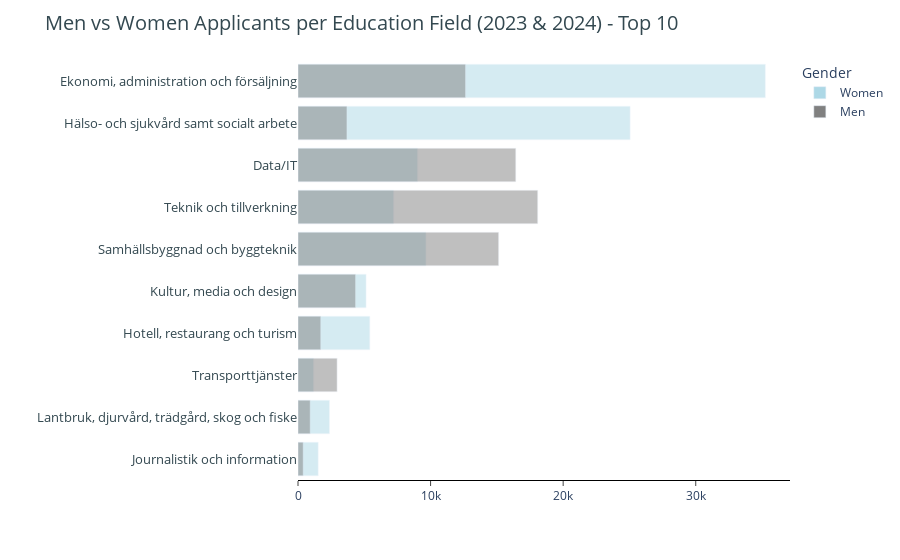

The cell this chart's notebook holds for it:
### Code cell
import pandas as pd
import plotly.express as px

df = pd.read_excel("data/Utbildningsansökning_age.xlsx", sheet_name='Education')

# Clean and convert numbers
for col in ['Total', 'Women', 'Men']:
    df[col] = df[col].astype(str).str.replace(' ', '').astype(int)

# Filter for the years 2023 and 2024
df_filtered = df[df['Year'].isin([2023, 2024])].copy()  # Create a copy to avoid the warning

# Calculate total applicants per Education for both years
df_filtered['TotalApplicants'] = df_filtered['Women'] + df_filtered['Men']

# Group by Education and sum the applicants from both years
df_grouped = df_filtered.groupby('Education').agg(
    Women=('Women', 'sum'),
    Men=('Men', 'sum'),
    TotalApplicants=('TotalApplicants', 'sum')
).reset_index()

# Get top 10 education fields by total applicants
top_10 = df_grouped.sort_values(by='TotalApplicants', ascending=True).tail(10)

# Melt data for plotting
melted = top_10.melt(
    id_vars=['Education'],
    value_vars=['Women', 'Men'],
    var_name='Gender',
    value_name='Applicants'
)

# Create the bar chart
fig = px.bar(
    melted,
    x='Applicants',
    y='Education',
    color='Gender',
    barmode='overlay',
    orientation='h',
    color_discrete_map={
        'Women': 'lightblue', 
        'Men': 'grey'  
    },
)

fig.update_layout(
    xaxis_title='',
    yaxis_title='',
    legend_title='Gender', 
    paper_bgcolor='white',   # Outside the plot area
    plot_bgcolor='white',     # Inside the plot area (behind bars)
    title=dict(
        text='Men vs Women Applicants per Education Field (2023 & 2024) - Top 10',
        font=dict(color='#334850', size=20, )
    ),

    xaxis=dict(
        showline=True,
        linewidth=1,
        linecolor='black',
        mirror=False,
        ticks='outside',
        showticklabels=True
    ),
    yaxis=dict(
        tickfont=dict(color='#334850', size=13,)),
        #Hoverlabel settings
        hoverlabel=dict(
        font=dict(
            color='white',      # Text color
            family='Inter',     # Optional: custom font
            size=15             # Font size
        ),
        bgcolor='darkblue',     # Background color of the hover box
        bordercolor='black'     # Border color (optional)
    )
)

fig.show()

### Figure 1 — Plotly figure (JSON) as saved in the notebook; plotly's stock layout.template omitted (floating-point values rounded to 4 significant figures)
{"data": [{"hovertemplate": "Gender=Women<br>Applicants=%{x}<br>Education=%{y}<extra></extra>", "legendgroup": "Women", "marker": {"color": "lightblue", "opacity": 0.5, "pattern": {"shape": ""}}, "name": "Women", "orientation": "h", "showlegend": true, "textposition": "auto", "type": "bar", "x": [1527, 2377, 1173, 5420, 5137, 9649, 7210, 9018, 25054, 35254], "xaxis": "x", "y": ["Journalistik och information", "Lantbruk, djurvård, trädgård, skog och fiske", "Transporttjänster", "Hotell, restaurang och turism", "Kultur, media och design", "Samhällsbyggnad och byggteknik", "Teknik och tillverkning", "Data/IT", "Hälso- och sjukvård samt socialt arbete", "Ekonomi, administration och försäljning"], "yaxis": "y"}, {"hovertemplate": "Gender=Men<br>Applicants=%{x}<br>Education=%{y}<extra></extra>", "legendgroup": "Men", "marker": {"color": "grey", "opacity": 0.5, "pattern": {"shape": ""}}, "name": "Men", "orientation": "h", "showlegend": true, "textposition": "auto", "type": "bar", "x": [392, 921, 2952, 1719, 4346, 15139, 18084, 16430, 3693, 12640], "xaxis": "x", "y": ["Journalistik och information", "Lantbruk, djurvård, trädgård, skog och fiske", "Transporttjänster", "Hotell, restaurang och turism", "Kultur, media och design", "Samhällsbyggnad och byggteknik", "Teknik och tillverkning", "Data/IT", "Hälso- och sjukvård samt socialt arbete", "Ekonomi, administration och försäljning"], "yaxis": "y"}], "layout": {"barmode": "overlay", "hoverlabel": {"bgcolor": "darkblue", "bordercolor": "black", "font": {"color": "white", "family": "Inter", "size": 15}}, "legend": {"title": {"text": "Gender"}, "tracegroupgap": 0}, "margin": {"t": 60}, "paper_bgcolor": "white", "plot_bgcolor": "white", "title": {"font": {"color": "#334850", "size": 20}, "text": "Men vs Women Applicants per Education Field (2023 & 2024) - Top 10"}, "xaxis": {"anchor": "y", "domain": [0, 1], "linecolor": "black", "linewidth": 1, "mirror": false, "showline": true, "showticklabels": true, "ticks": "outside", "title": {"text": ""}}, "yaxis": {"anchor": "x", "domain": [0, 1], "tickfont": {"color": "#334850", "size": 13}, "title": {"text": ""}}}}
